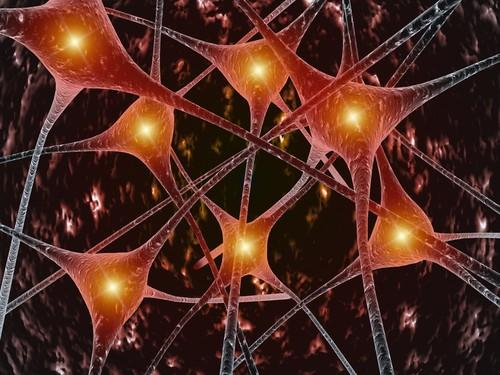
#> input picture Project_3/neuron.jpg, 500 x 375 px
$ python morph_operations.py
#> lines starting #> are read from the running program, lines starting #| are printed output that depends on the picture; after the words box and inside, x2 and y2 are one past the last pixel; in counts of white or black regions, pixels touching at a corner belong together
import cv2
import numpy as np
import matplotlib.pyplot as plt

def show_image(title, img, cmap=None):
    plt.figure(figsize=(6,4))
    plt.imshow(img,cmap=cmap)
    plt.title(title)
    plt.axis('off')
    plt.show()

def process_image(image_path, object_name='object',kernel_size=5,kernel_type=cv2.MORPH_ELLIPSE,min_area=50,max_area=100000,threshold=cv2.THRESH_BINARY):
    # 1. Load image using OpenCV
#> called with image_path = 'neuron.jpg', object_name = 'neuron', kernel_size = 5, kernel_type = 2, min_area = 1000, max_area = 100000, threshold = 0
    bgr = cv2.imread(image_path)
#> bgr is the input picture: shape (375, 500, 3); mean B, G, R 32.9, 42.5, 80.4
    if bgr is None:
        raise FileNotFoundError(f'Could not read image: {image_path}')

    # Convert to RGB
    rgb = cv2.cvtColor(bgr, cv2.COLOR_BGR2RGB)
    gray = cv2.cvtColor(bgr, cv2.COLOR_BGR2GRAY)

    show_image("Original RGB", rgb)
    show_image("Grayscale", gray, cmap="gray")

    # 2. Thresholding: try Otsu's method
    # Depending on the image, you may need THRESH_BINARY or THRESH_BINARY_INV
    otsu_value, binary = cv2.threshold(gray, 0, 255, threshold +cv2.THRESH_OTSU)
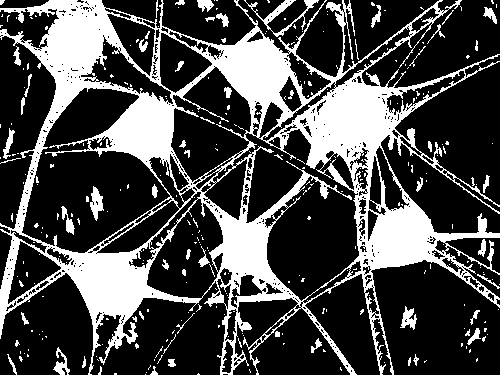
#> binary: shape (375, 500); 29% white; 310 white regions (255 under 20 px), largest, box (x1, y1, x2, y2) and area: (0, 0, 500, 375) 49433, (244, 0, 319, 37) 503, (90, 186, 104, 221) 261
#> otsu_value = 71
    print("Otsu threshold value:", otsu_value)
#| Otsu threshold value: 71.0
    show_image("Initial binary mask", binary, cmap="gray")

    # 3. Morphological processing
    # Try different kernel sizes and shapes.
    kernel = cv2.getStructuringElement(kernel_type, (kernel_size, kernel_size))
    opened = cv2.morphologyEx(binary,cv2.MORPH_OPEN, kernel)
#> opened: shape (375, 500); 19.6% white; 116 white regions (33 under 20 px), largest, box (x1, y1, x2, y2) and area: (24, 0, 122, 130) 5538, (294, 79, 400, 174) 5514, (56, 247, 182, 320) 4495
    closed = cv2.morphologyEx(opened, cv2.MORPH_CLOSE, kernel)
#> closed: shape (375, 500); 20.1% white; 82 white regions (22 under 20 px), largest, box (x1, y1, x2, y2) and area: (176, 27, 410, 174) 10498, (24, 0, 127, 169) 6026, (56, 247, 199, 320) 4621
    out = cv2.morphologyEx(closed, cv2.MORPH_ERODE, kernel)
#> out: shape (375, 500); 14.5% white; 148 white regions (121 under 20 px), largest, box (x1, y1, x2, y2) and area: (296, 77, 398, 168) 4781, (30, 0, 120, 128) 4644, (62, 251, 180, 318) 3737


    show_image("After opening + closing", closed, cmap="gray")
    show_image("After eroding", out, cmap="gray")

    # 4. Connected component analysis
    num_labels, labels, stats, centroids = cv2.connectedComponentsWithStats(out, connectivity=8)
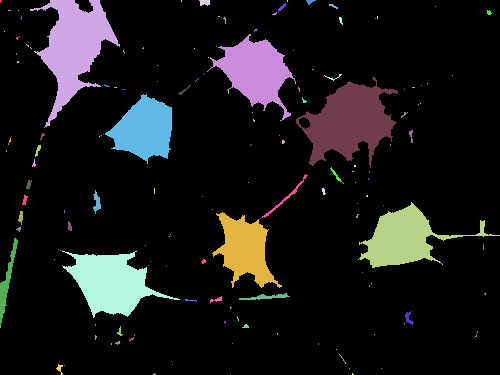
#> labels: shape (375, 500) int32; 149 distinct labels, from 0 to 148; one colour per label, 0 black
#> num_labels = 149; stats = 149 rows, first 6: [0, 0, 500, 375, 160317], [0, 0, 2, 3, 5], [30, 0, 90, 128, 4644], [181, 0, 1, 2, 2], [199, 0, 11, 6, 53], [287, 0, 1, 2, 2]; centroids = 149 pairs, first value 0.4 to 488.7, second value 0.5 to 374

    # 5. Filter components by area (now parameters in the function)
    #min_area = 50           # adjust based on the image
    #max_area = 10000       # adjust based on the image
    valid_centers = []
    valid_count = 0

    output = rgb.copy()
    for label_id in range(1, num_labels):
        area = stats[label_id, cv2.CC_STAT_AREA]
        if min_area <= area <= max_area:
            valid_count += 1
            cx, cy = centroids[label_id]
            valid_centers.append((cx,cy))
            cv2.circle(output, (int(cx), int(cy)), 5, (0, 255, 0), -1)
            cv2.putText(output,str(valid_count), (int(cx)+5, int(cy)-5), cv2.FONT_HERSHEY_SIMPLEX, 0.4, (255, 255, 0), 1)
#> this loop made 148 passes
#> (area, cx, cy) on passes 2, 23, 40, 53, 89, 94, 106: (4644, 73.66, 46.45), (3370, 255.2, 70.97), (4781, 348.8, 121.6), (2848, 144.1, 129), (3302, 403.6, 238.1), (2603, 244.7, 249.1), (3737, 110.4, 282.3)
#> area on passes 4, 6, 7, 38, 46, 60: 53, 27, 27, 25, 32, 30
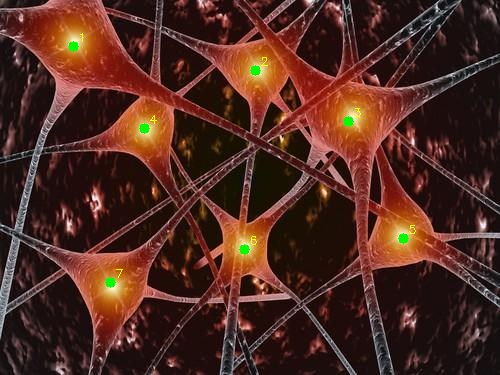
#> output: shape (375, 500, 3); mean R, G, B 79.7, 42.7, 32.4
#> after the loop, valid_centers = [(73.66, 46.45), (255.2, 70.97), (348.8, 121.6), (144.1, 129), (403.6, 238.1), (244.7, 249.1), (110.4, 282.3)]; valid_count = 7
    show_image(f"Detected {object_name} centers", output)
    print(f"Number of detected {object_name}s: ", valid_count)
#| Number of detected neurons:  7

    return valid_count, valid_centers, closed

def main():
    count1, centers1, mask1 = process_image("neuron.jpg", object_name="neuron", min_area=1000)
#> count1 = 7; centers1 has the same summary as valid_centers in process_image
    count2, centers2, mask2 = process_image("Blood-cells_12.Red-blood-ce.jpg", object_name="cell",threshold=cv2.THRESH_BINARY,min_area=200,kernel_size=5,kernel_type=cv2.MORPH_ELLIPSE)
#> call 2 of process_image, with image_path = 'Blood-cells_12.Red-blood-ce.jpg', object_name = 'cell', kernel_size = 5, kernel_type = 2, min_area = 200, max_area = 100000, threshold = 0
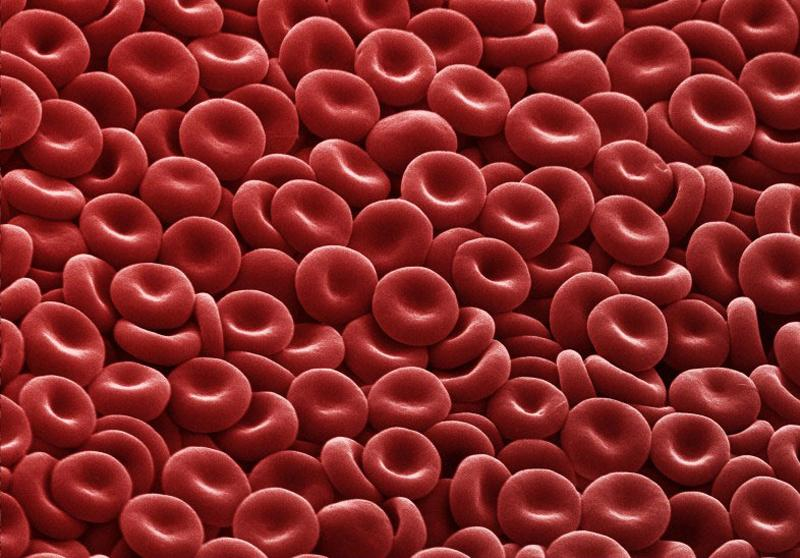
#> input picture Project_3/Blood-cells_12.Red-blood-ce.jpg, 800 x 558 px
#> in process_image, bgr is the input picture: shape (558, 800, 3); mean B, G, R 38, 38.9, 133.8
#> in process_image (call 2), `otsu_value, binary = cv2.threshold(gray, 0, 255, threshold +cv2.THRESH..`:
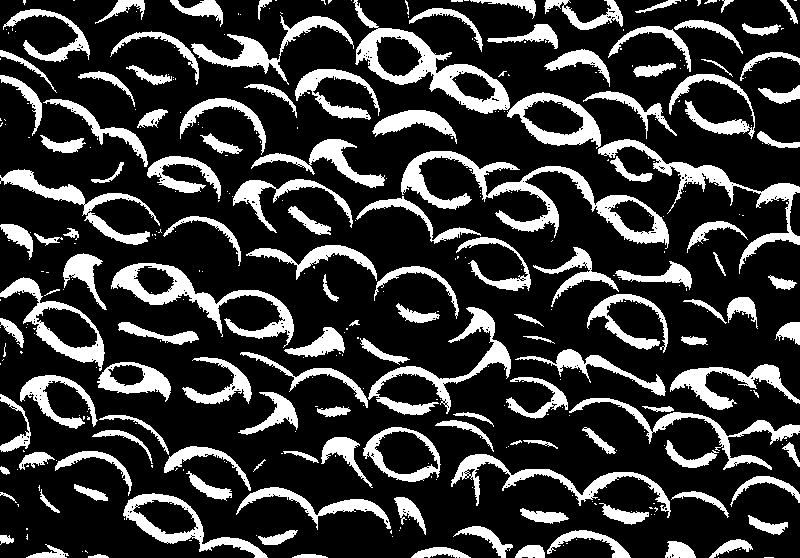
#> binary: shape (558, 800); 21.6% white; 379 white regions (243 under 20 px), largest, box (x1, y1, x2, y2) and area: (401, 151, 669, 249) 5265, (353, 0, 510, 114) 3926, (111, 263, 294, 348) 3375
#> in process_image (call 2), `otsu_value, binary = cv2.threshold(gray, 0, 255, threshold +cv2.THRESH..`: otsu_value = 89
#| Otsu threshold value: 89.0
#> in process_image (call 2), `kernel = cv2.getStructuringElement(kernel_type, (kernel_size, kernel_s..`: kernel = [[0, 0, 1, 0, 0], [1, 1, 1, 1, 1], [1, 1, 1, 1, 1], [1, 1, 1, 1, 1], [0, 0, 1, 0, 0]]
#> in process_image (call 2), `opened = cv2.morphologyEx(binary,cv2.MORPH_OPEN, kernel)`: opened: shape (558, 800); 18.4% white; 195 white regions (17 under 20 px), largest, box (x1, y1, x2, y2) and area: (356, 28, 510, 114) 3499, (112, 263, 220, 322) 1945, (508, 92, 601, 146) 1830
#> in process_image (call 2), `closed = cv2.morphologyEx(opened, cv2.MORPH_CLOSE, kernel)`: closed: shape (558, 800); 18.6% white; 164 white regions (10 under 20 px), largest, box (x1, y1, x2, y2) and area: (356, 7, 733, 191) 7155, (401, 151, 669, 244) 4807, (0, 169, 150, 245) 2069
#> in process_image (call 2), `out = cv2.morphologyEx(closed, cv2.MORPH_ERODE, kernel)`: out: shape (558, 800); 9.3% white; 362 white regions (204 under 20 px), largest, box (x1, y1, x2, y2) and area: (361, 28, 508, 112) 2174, (114, 265, 218, 320) 1237, (510, 94, 599, 144) 1081
#> in process_image (call 2), `num_labels, labels, stats, centroids = cv2.connectedComponentsWithStat..`:
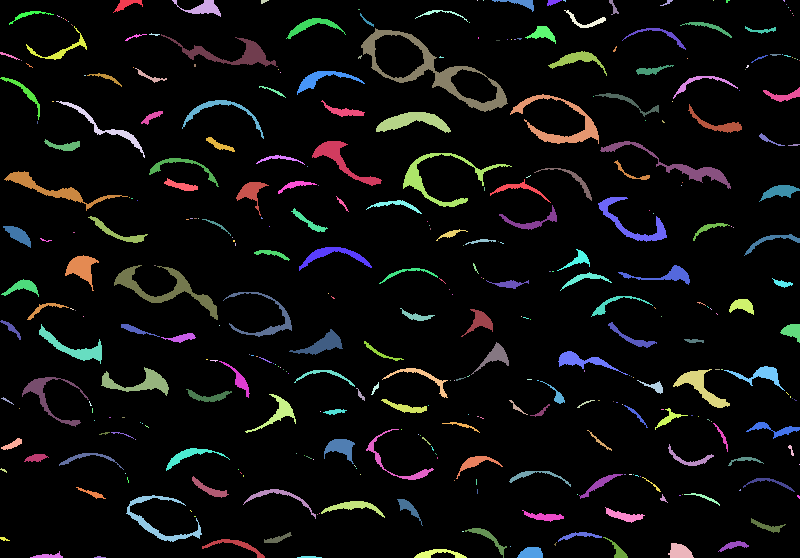
#> labels: shape (558, 800) int32; 363 distinct labels, from 0 to 362; one colour per label, 0 black
#> in process_image (call 2), `num_labels, labels, stats, centroids = cv2.connectedComponentsWithStat..`: num_labels = 363; stats = 363 rows, first 6: [0, 0, 800, 558, 404803], [113, 0, 30, 13, 157], [172, 0, 49, 17, 325], [261, 0, 8, 4, 20], [477, 0, 1, 1, 1], [483, 0, 1, 1, 1]; centroids = 363 pairs, first value 3.29 to 799, second value 0 to 556.8
#> the loop in process_image (call 2), `for label_id in range(1, num_labels):` made 362 passes
#> (area, cx, cy) on passes 2, 28, 33, 34, 36, 40, 48, 70, 74, 75, 77, 79: (325, 203, 7.84), (346, 311.8, 25.43), (286, 60.88, 48.84), (241, 542.4, 33.29), (2174, 433.1, 71.18), (923, 231.4, 53.61), (413, 576.7, 59.2), (435, 321.3, 78.75), (229, 24.57, 92.02), (227, 699.8, 82.49), (216, 783.2, 95.21), (235, 629.3, 101.8)
#> area on passes 1, 3, 6, 7, 9, 10: 157, 20, 165, 54, 55, 27
#> after the loop in process_image (call 2), `for label_id in range(1, num_labels):`:
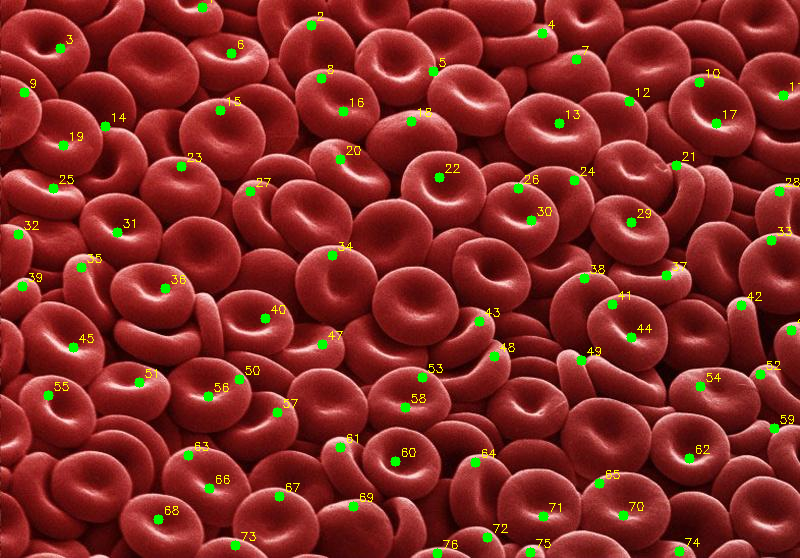
#> output: shape (558, 800, 3); mean R, G, B 132, 42.7, 36.6
#> after the loop in process_image (call 2), `for label_id in range(1, num_labels):`: valid_centers = 76 pairs, first value 18.08 to 791.8, second value 7.84 to 553.3; valid_count = 76
#| Number of detected cells:  76
#> count2 = 76; centers2 has the same summary as valid_centers in process_image


if __name__ == '__main__':
    main()
